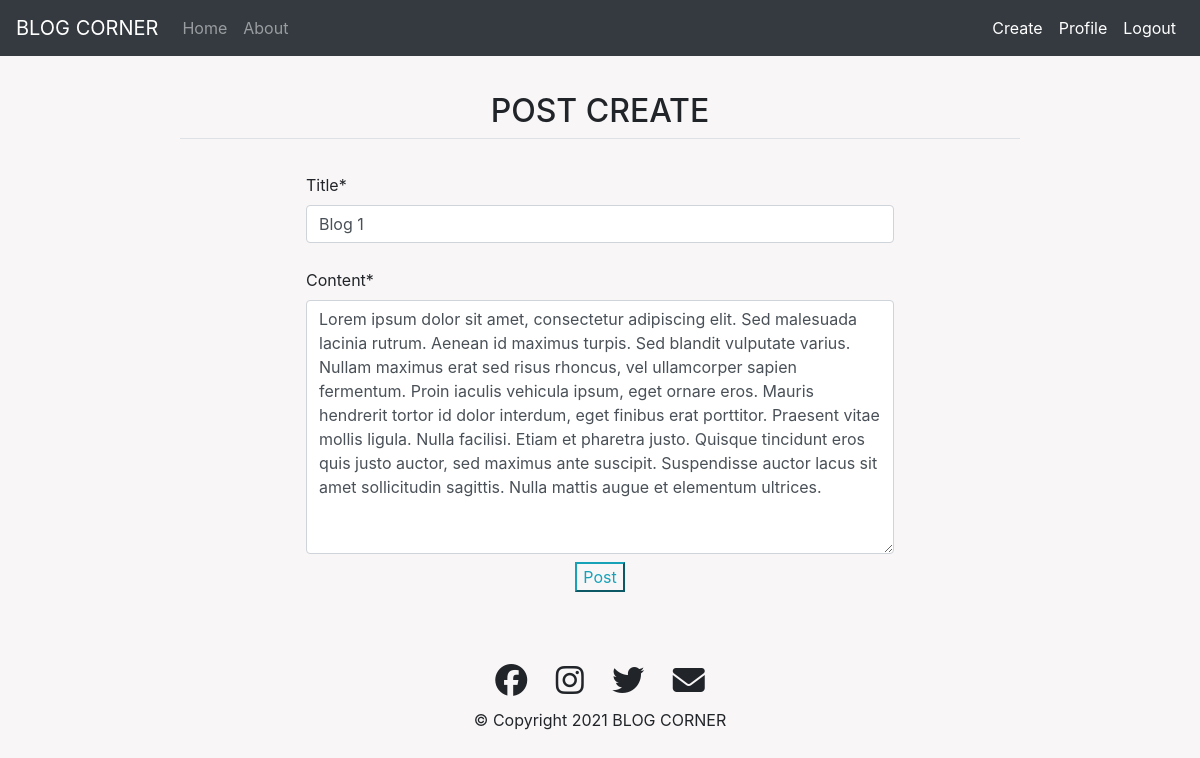
/blog/post/1/update/ (signed in), run on the app's committed database.
### blog/models.py (models this page shows, shortened)
class Post(models.Model):
    title=models.CharField(max_length=100)
    content=models.TextField()
    date_posted=models.DateTimeField(auto_now_add=True)
    author=models.ForeignKey(User, on_delete=models.CASCADE)

### blog/views.py (the view, shortened to what this page needs)
# urls.py: path('post/<int:pk>/update/',PostUpdateView.as_view(),name='post-update'),
class PostUpdateView(LoginRequiredMixin,UserPassesTestMixin,UpdateView):
    model=Post
    fields=['title','content']
    def test_func(self):
        post=self.get_object()
        return(self.request.user == post.author)

### blog/templates/blog/post_form.html (shortened to what this page needs)
{% extends 'blog/base.html' %}
{% load crispy_forms_tags %}
{% block content %}
<div class="form-group">
  <form method="POST">
    <fieldset>
      <legend class="border-bottom mb-6"><h2>POST CREATE</h2></legend>
      {{form| crispy}}
    </fieldset>
    <div class="submit-btn">
      <button type="submit" class="btn-outline-info">Post</button>
    </div>
  </form>
</div>
{% endblock content %}

### blog/static/blog/styles.css (style rules this page uses)
body { text-align: center; background-color: #F9F6F7; }
legend { text-align: center; }
.form-group { text-align: left; width: 70%; margin: 3% auto 1%; }
.submit-btn { text-align: center; }

### data on the page
Post: title "Blog 1", content "Lorem ipsum dolor sit amet, consectetur adipiscing elit. Sed malesuada lacinia rutrum. Aenean id maximus turpis. Sed blandit vulputate varius. Nullam maximus erat sed risus rhoncus, vel ullamcorper sapien fermentum. Proin iaculis vehicula ipsum, eget ornare eros. Mauris hendrerit tortor id dolor interdum, eget finibus erat porttitor. Praesent vitae mollis ligula. Nulla facilisi. Etiam et pharetra justo. Quisque tincidunt eros quis justo auctor, sed maximus ante suscipit. Suspendisse auctor lacus sit amet sollicitudin sagittis. Nulla mattis augue et elementum ultrices."
